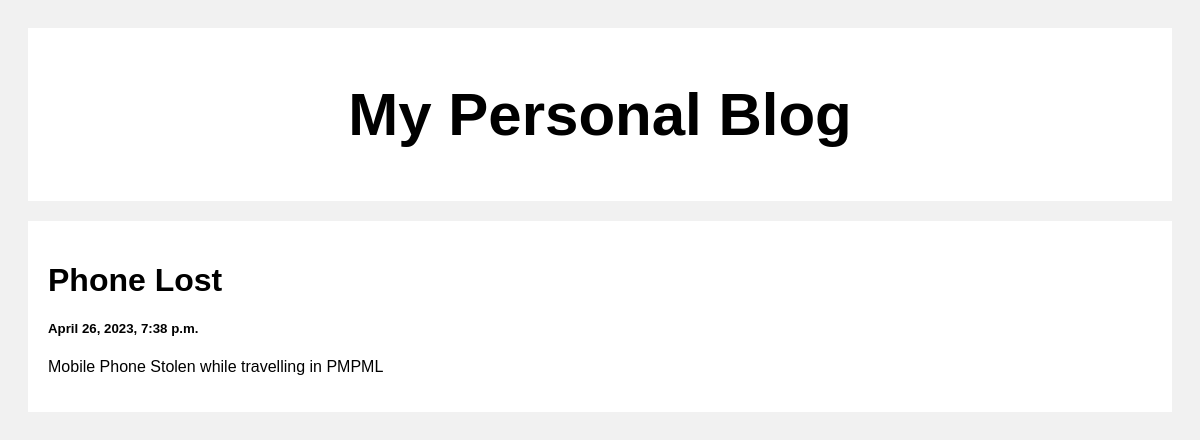
/post/1, run on the app's committed database.
### posts/models.py (models this page shows)
class Post(models.Model):
    title = models.CharField(max_length=50)
    body = models.CharField(max_length=2000)
    created_at = models.DateTimeField(default=datetime.now, blank=True)

### posts/views.py (the view)
# urls.py: path('post/<str:pk>', views.post, name='post')
def post(request, pk):
    posts = Post.objects.get(id=pk)
    return render(request, 'posts.html', {'posts': posts})

### templates/posts.html (shortened to what this page needs)
<!DOCTYPE html>
<html>
<head>
</head>
<body>
<div class="header">
  <h2>My Personal Blog</h2>
</div>
<div class="row">
  <div class="leftcolumn">
    <div class="card">
        <h1>{{posts.title}}</h1>
        <h5>{{posts.created_at}}</h5>
        <p>{{posts.body}}</p>
    </div>
  </div>
</div>
</body>
</html>

### templates/posts.html (style rules this page uses)
* { box-sizing: border-box; }
body { font-family: Arial; padding: 20px; background: #f1f1f1; }
.header { padding: 2px; font-size: 40px; text-align: center; background: white; }
.leftcolumn { float: left; width: 100%; }
.card { background-color: white; padding: 20px; margin-top: 20px; }
.row:after { content: ""; display: table; clear: both; }

### data on the page
Post: title "Phone Lost", created_at "April 26, 2023, 7:38 p.m.", body "Mobile Phone Stolen while travelling in PMPML"
